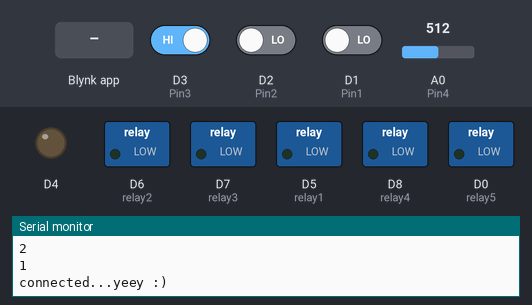
A sketch run on a simulated ESP8266 (NodeMCU). On the bench: switched loads named in the sketch (green lamp = pin HIGH), output pins drawn as LEDs (lit = HIGH), the last lines printed to the serial monitor. The inputs (shaded band) are chosen by the test bench; at power-on: A0 (Pin4) = 512, D3 (Pin3) HIGH, D2 (Pin2) LOW, D1 (Pin1) LOW. WiFi joins after 1.5 s; servers stay silent unless stated.

Above: at 6.7 s.
6.8 s: Blynk app writes 1 to V13
At 7.1 s:
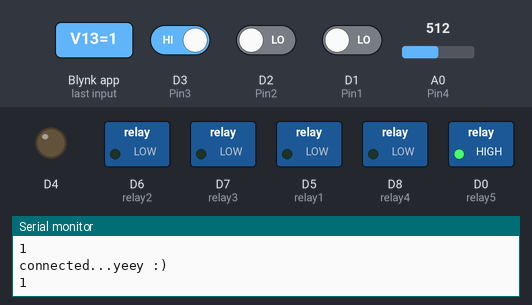
8.3 s: A0 (Pin4) set to 214
9.8 s: A0 (Pin4) set to 184
At 10.5 s:
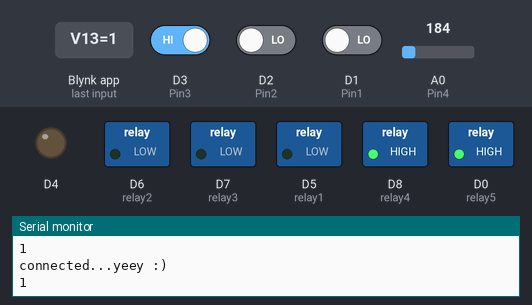
11.3 s: D3 (Pin3) driven LOW
At 11.7 s:
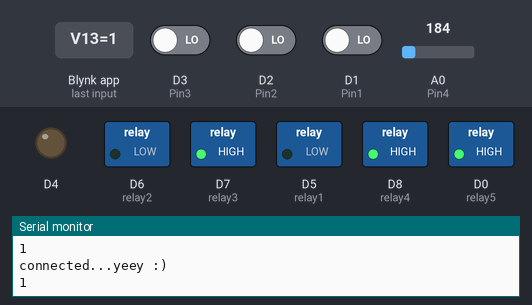
12.8 s: Blynk app writes 0 to V13
At 14.0 s:
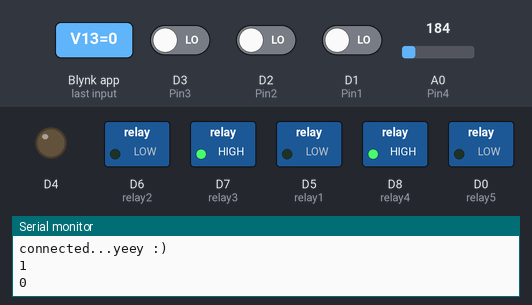
Timing chart, 0 to 15.8 s (numbered marks = the images above; inputs shaded):
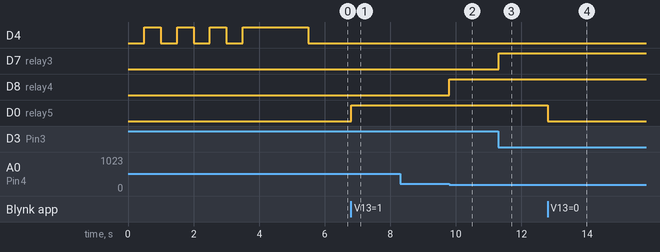

Measured:
- the behaviour switches between 200 and 199 on A0 (Pin4) (found by bisection; images 1 and 2)
- after the input at 6.8 s, D0 (relay5): LOW → HIGH at once
- after the input at 8.3 s, every drawn part: stays the same
- after the input at 9.8 s, D8 (relay4): LOW → HIGH at once
- after the input at 11.3 s, D7 (relay3): LOW → HIGH at once
- after the input at 12.8 s, D0 (relay5): HIGH → LOW at once

The sketch:

IOT_ANY_WiFi.ino
```cpp
#define BLYNK_TEMPLATE_ID           "TMPL6TfFfjKU7"
#define BLYNK_TEMPLATE_NAME         "Green House"
#define BLYNK_AUTH_TOKEN            "ZHI_suvcagkv1YO2pv6pokXOfTGRfGT1"


#define BLYNK_PRINT Serial

#include <WiFiManager.h>
#ifdef ESP8266
#include <BlynkSimpleEsp8266.h>
#elif defined(ESP32)
#include <BlynkSimpleEsp32.h>
#else
#error "Board not found"
#endif

char* esp_ssid = "Green House";
char* esp_pass = "1234567890"; // 192.168.4.1

const int relay1 = D5; // D5-GPIO 14
const int relay2 = D6; // D6-GPIO 12
const int relay3 = D7; // D7-GPIO 13
const int relay4 = D8; // D8-GPIO 15
const int relay5 = D0; // D8-GPIO 15
const int Pin1 = D1;  // D1-GPIO 05
const int Pin2 = D2;  // D2-GPIO 04
const int Pin3 = D3;  // D3-GPIO 00
const int Pin4 = A0; // SD3-GPIO 10

int button1Pin, button2Pin, button3Pin, button4Pin;

int relay1State = LOW;
int relay2State = LOW;
int relay3State = LOW;
int relay4State = LOW;
int button1State = LOW;
int button2State = LOW;
int button3State = LOW;
int button4State = LOW;
int mood = LOW;


//Variables
char auth_token[] = BLYNK_AUTH_TOKEN;

BlynkTimer timer;

String smss, sms, sms1, sms2, sms3, sms4, sms5, sms6;
int temp = 0, n = 0, k = 0, j = 0, jj = 0, jjj = 0, jjjj = 0, jjjjj = 0, jjjjjj = 0, asd = 0;
char str[700], msg[700];

void checkPhysicalButton();
// Every time we connect to the cloud...
BLYNK_CONNECTED() {
  // Request the latest state from the server
  Blynk.syncVirtual(V0);
  Blynk.syncVirtual(V1);
  Blynk.syncVirtual(V2);
  Blynk.syncVirtual(V3);
  Blynk.syncVirtual(V4);
  Blynk.syncVirtual(V5);
  Blynk.syncVirtual(V6);
  Blynk.syncVirtual(V7);
  Blynk.syncVirtual(V8);
  Blynk.syncVirtual(V9);
  Blynk.syncVirtual(V10);
  Blynk.syncVirtual(V11);
  Blynk.syncVirtual(V12);
  Blynk.syncVirtual(V13);
}

// When App button is pushed - switch the state
BLYNK_WRITE(V6) {
  int relay1StateA = param.asInt();
  String smssss = "#" + String(relay1StateA) + "!";
  Serial.println(smssss);
  delay(500);

}

BLYNK_WRITE(V7) {
  int relay2StateA = param.asInt();
  String smssss = "#" + String(relay2StateA) + "&";
  Serial.println(smssss);
  delay(500);
}

BLYNK_WRITE(V8) {
  int relay3StateA = param.asInt();
  String smssss = "#" + String(relay3StateA) + "$";
  Serial.println(smssss);
  delay(500);
}

BLYNK_WRITE(V13) {
  mood = param.asInt();
  Serial.println(mood);
}

BLYNK_WRITE(V9) {
  if (mood == 1) {
    relay1State = param.asInt();
    digitalWrite(relay1, relay1State);
  }
}

BLYNK_WRITE(V10) {
  if (mood == 1) {
    relay2State = param.asInt();
    Serial.println(relay2State);
    digitalWrite(relay2, relay2State);
  }
}

// When App button is pushed - switch the state
BLYNK_WRITE(V11) {
  if (mood == 1) {
    relay3State = param.asInt();
    digitalWrite(relay3, relay3State);
  }
}

// When App button is pushed - switch the state
BLYNK_WRITE(V12) {
  if (mood == 1) {
    relay4State = param.asInt();
    digitalWrite(relay4, relay4State);
  }
}

void sendSensor()
{
  if (mood == 1) {
    digitalWrite(relay5, HIGH);
    button1Pin = digitalRead(Pin1);
    button2Pin = digitalRead(Pin2);
    button3Pin = digitalRead(Pin3);
    button4Pin = analogRead(Pin4);
    if (button4Pin < 200) {
      button4Pin = LOW;
    }
    else {
      button4Pin = HIGH;
    }

    //button1
    if (button1Pin == 0) {
      if (button1State != LOW) {
        relay1State = !relay1State;
        digitalWrite(relay1, relay1State);
        Blynk.virtualWrite(V9, relay1State);
      }
      button1State = LOW;
    } else {
      button1State = HIGH;
    }

    //button2
    if (button2Pin == 0) {
      if (button2State != LOW) {
        relay2State = !relay2State;
        digitalWrite(relay2, relay2State);
        Blynk.virtualWrite(V10, relay2State);
      }
      button2State = LOW;
    } else {
      button2State = HIGH;
    }

    //button3
    if (button3Pin == 0) {
      if (button3State != LOW) {
        relay3State = !relay3State;
        digitalWrite(relay3, relay3State);
        Blynk.virtualWrite(V11, relay3State);
      }
      button3State = LOW;
    } else {
      button3State = HIGH;
    }

    //button4
    if (button4Pin == 0) {
      if (button4State != LOW) {
        relay4State = !relay4State;
        digitalWrite(relay4, relay4State);
        Blynk.virtualWrite(V12, relay4State);
      }
      button4State = LOW;
    } else {
      button4State = HIGH;
    }
  }
  else {
    digitalWrite(relay5, LOW);
  }
}


const int Erasing_button = 0;

void configModeCallback(WiFiManager* myWiFiManager) {
  Serial.println(WiFi.softAPIP());
  Serial.println(myWiFiManager->getConfigPortalSSID());
}

void setup() {
  Serial.begin(9600);
  pinMode(Erasing_button, INPUT);
  pinMode(Pin1, INPUT);
  pinMode(Pin2, INPUT);
  pinMode(Pin3, INPUT);
  pinMode(Pin4, INPUT);
  pinMode(D4, OUTPUT);
  pinMode(relay1, OUTPUT);
  pinMode(relay2, OUTPUT);
  pinMode(relay3, OUTPUT);
  pinMode(relay4, OUTPUT);
  pinMode(relay5, OUTPUT);

  for (uint8_t t = 4; t > 0; t--) {
    digitalWrite(D4, LOW);
    delay(500);
    Serial.println(t);
    digitalWrite(D4, HIGH);
    delay(500);
  }

  // Press and hold the button to erase all the credentials
  if (digitalRead(Erasing_button) == LOW) {
    WiFiManager wifiManager;
    wifiManager.resetSettings();
    ESP.restart();
    delay(1000);
  }

  WiFiManager wifiManager;
  wifiManager.setAPCallback(configModeCallback);
  if (!wifiManager.autoConnect(esp_ssid, esp_pass)) {
    Serial.println("failed to connect and hit timeout");
    ESP.restart();
    delay(1000);
  }
  Serial.println("connected...yeey :)");
  digitalWrite(D4, LOW);
  Blynk.config(auth_token);
  timer.setInterval(100L, sendSensor);
}

void loop() {
  serialEvent();
  Blynk.run();
  timer.run();
}

void serialEvent() {
  while (Serial.available()) {
    char ch = (char)Serial.read();
    str[n++] = ch;
    if (ch == '*') {
      temp = 1;
      break;
    }
  }
  if (temp == 1) {
    for (int i = 0; i < n; i++) {
      if (str[i] == '#') {
        j = i;
      }

      if (str[i] == '@') {
        if (asd == 0) {
          jj = i;
          asd++;
        }
        else if (asd == 1) {
          jjj = i;
          asd++;
        }
        else if (asd == 2) {
          jjjj = i;
          asd++;
        }
        else if (asd == 3) {
          jjjjj = i;
          asd++;
        }
        else if (asd == 4) {
          jjjjjj = i;
          asd++;
        }
      }

      if (str[i] == '*') {
        k = i;
        break;
      }
    }
    int l = 0;
    sms = String(str);
    sms1 = sms.substring(j + 1, jj);
    sms2 = sms.substring(jj + 1, jjj);
    sms3 = sms.substring(jjj + 1, jjjj);
    sms4 = sms.substring(jjjj + 1, jjjjj);
    sms5 = sms.substring(jjjjj + 1, jjjjjj);
    sms6 = sms.substring(jjjjjj + 1, k);
    Blynk.virtualWrite(V0, sms1);
    Blynk.virtualWrite(V1, sms2);
    Blynk.virtualWrite(V2, sms3);
    Blynk.virtualWrite(V3, sms4);
    Blynk.virtualWrite(V4, sms5);
    Blynk.virtualWrite(V5, sms6);
    Serial.print(sms1);
    Serial.print("\t");
    Serial.print(sms2);
    Serial.print("\t");
    Serial.print(sms3);
    Serial.print("\t");
    Serial.print(sms4);
    Serial.print("\t");
    Serial.print(sms5);
    Serial.print("\t");
    Serial.println(sms6);
    temp = 0;
    n = 0;
    asd = 0;
  }
}
```
